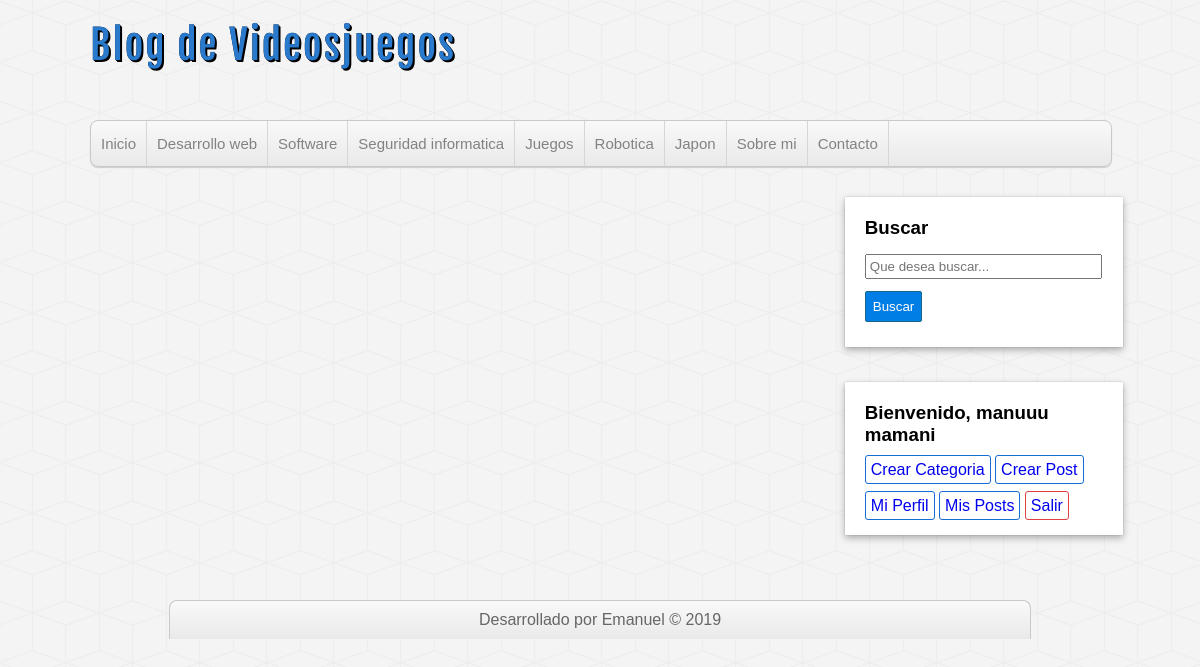
Screenshot of /categorias.php (signed in) with the database file from the repository.
### tables this page shows
CREATE TABLE `categorias` (
  `id_categoria` int(11) NOT NULL,
  `nombre` varchar(100) NOT NULL
);

### includes/fuciones.mysql.php (called while the page is built, shortened)
<?php
function obtenerCategorias($core){
	$sql = "SELECT * FROM categorias ORDER BY id_categoria ASC";
	$consult = $core->query($sql);
	return $consult;
}

### categorias.php (called while the page is built, shortened)
<?php require_once 'includes/header.php' ?>
<?php require_once 'includes/lateral.php' ?>
<?php require_once 'includes/footer.php' ?>

### includes/funciones.php (the view, shortened to what this page needs)
<?php
require_once 'fuciones.mysql.php';
function mostrarCategorias($core, $tipo, $id_cate = null){
	$consulta = obtenerCategorias($core);
	if ($tipo == 'lista') {
		while ($row = $consulta->fetch_assoc()) {
			echo '<li><a href="categorias.php?id='.$row['id_categoria'].'">'.ucfirst($row['nombre']).'</a></li>';
		}
	}
}

### assets/css/styles.css (style rules this page uses)
* { margin: 0; padding: 0; font-family: sans-serif, Helvetica,Arial; text-decoration: none; }
body { background: url('../img/cubes.png') #f4f4f4; }
#menu ul li { float: left; border-right: 1px solid #d6d6d6; }
#menu ul li a { display: block; padding-left: 10px; padding-right: 10px; font-size: 15px; color: #838282; }

### rows the page displays
categorias: nombre "Desarrollo web"
categorias: nombre "Software"
categorias: nombre "Seguridad informatica"
categorias: nombre "Juegos"
categorias: nombre "Robotica"
categorias: nombre "Japon"

### other values shown
$_SESSION['usuario']['nombre'] "manuuu"
$_SESSION['usuario']['apellido'] "mamani"
